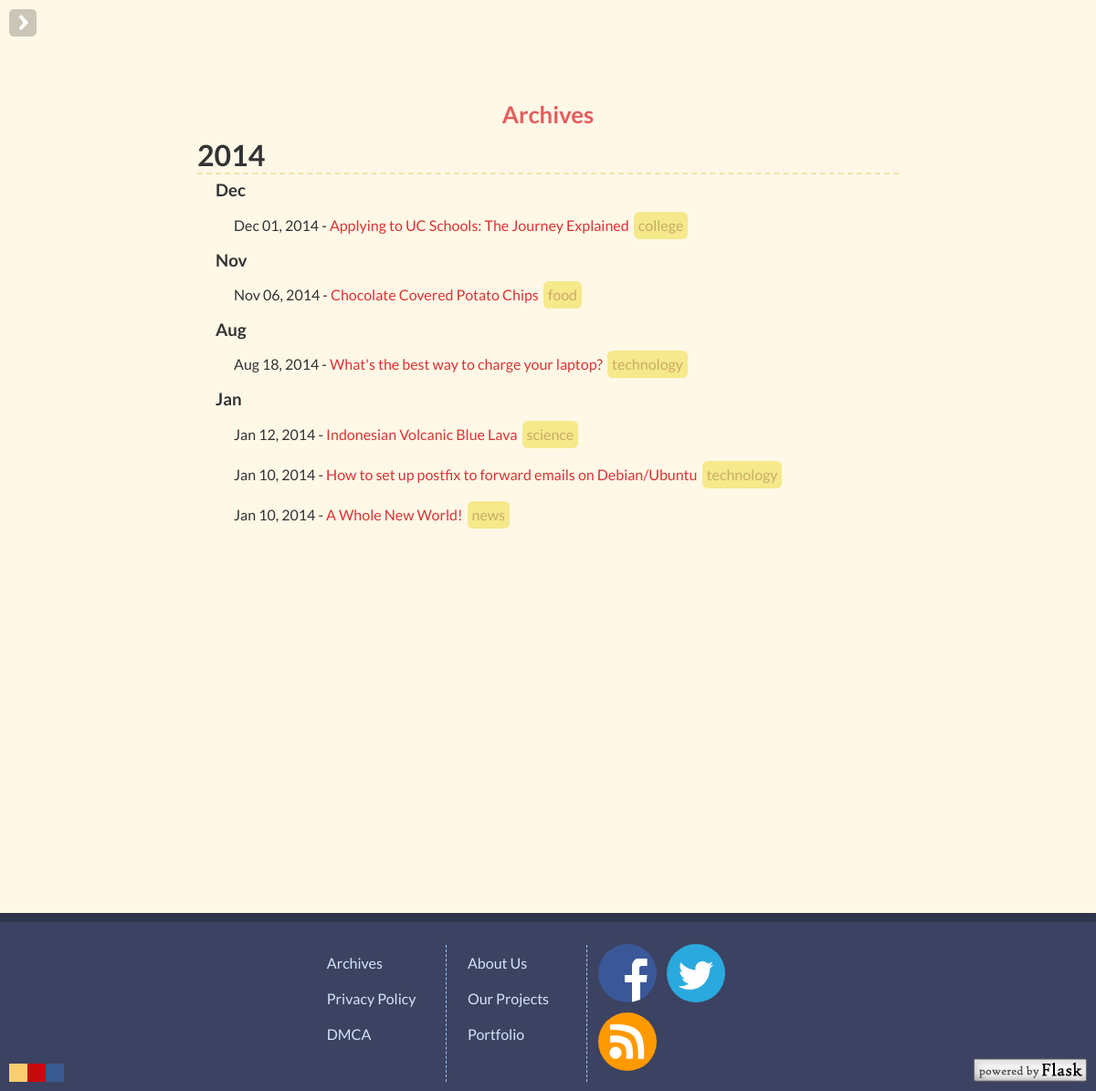
The page /archives on the database its author committed.
### tables this page shows
CREATE TABLE articles (
ID INTEGER PRIMARY KEY AUTOINCREMENT,
Title TEXT NOT NULL,
SafeTitle TEXT NOT NULL,
AuthorID TEXT NOT NULL,
Date INTEGER NOT NULL,
Category TEXT NOT NULL,
Tags TEXT NOT NULL,
CoverURL TEXT,
CoverInfo TEXT,
Pictures TEXT,
Description TEXT NOT NULL,
Content TEXT NOT NULL,
Text TEXT NOT NULL
);

### night/views.py (the view)
@app.route('/archives')
def archives():
	g = [dict(id=row[0], name=row[1], cname=row[2], authorid=row[3], date=dateit(row[4]).read, year=dateit(row[4]).year, month=dateit(row[4]).month, monthnum=dateit(row[4]).monthnum, category=row[5], scategory=''.join(e for e in row[4] if e.isalnum())) for row in query_db('SELECT ID, Title, SafeTitle, AuthorID, Date, Category FROM articles')]
	a = defaultdict(list)
	for d in sorted(g, key=itemgetter('year','monthnum','id'), reverse=True):
		a[d['year']].append(d)
	q = defaultdict(list)
	for v in a.items():
		s = defaultdict(list)
		for e in v[1]:
			s[e['month']].append(e)
		q[v[0]].append(s)
	return render_template('archives.html', categories=get_category(), archives=q, hidden=True)

### night/__init__.py (called while the page is built)
def connect_db():
	return sqlite3.connect(app.config['DATABASE'], timeout=10)

def get_db():
	db = getattr(g, 'db', None)
	if db is None:
		db = g.db = connect_db()
	return db

def query_db(query, args=(), one=False):
	cursor = get_db().execute(query, args)
	rv = cursor.fetchall()
	cursor.close()
	return (rv[0] if rv else None) if one else rv

def get_category():
	return [dict(name=row[0], color=row[1], sname=''.join(e for e in row[0] if e.isalnum())) for row in query_db('SELECT Name, Color FROM category')]

### night/templates/archives.html (shortened to what this page needs)
{% extends 'layout.html' %}
{% block body %}
	<section class="archives">
		<section class="content">
			<h1>Archives</h1>
			<div class="year">
			{% for year in archives %}
				<h2>{{ year }}</h2>
				{% for month in archives[year][0] %}
					<h3>{{ month }}</h3>
					<ul>
					{% for a in archives[year][0][month] %}
						<li>
							{{ a['date'] }} -
							<a href="{{ url_for('article', article=a['cname'], category=a['category']) }}">{{ a['name'] }}</a>
							<a class="tag category{{ a['scategory'] }}" href="{{ url_for('category', category=a['category']) }}">{{a['category'] }}</a>
						</li>
					{% endfor %}
					</ul>
				{% endfor %}
			{% endfor %}
			</div>
		</section>
	</section>
{% endblock %}

### night/templates/layout.html (shortened to what this page needs)
<!DOCTYPE html>
<html prefix="og: http://ogp.me/ns#">
<head>
	<link href="{{ url_for('static', filename='normalize.css') }}" rel="stylesheet" type="text/css">
	<link href="{{ url_for('static', filename='style.css') }}" rel="stylesheet" type="text/css">
	<link href="{{ url_for('static', filename='tomorrow-night.css') }}" rel="stylesheet" type="text/css">
</head>
<body>
	<section id="wrapper">
		<button class="showaside"></button>
		{% block body %}
		{% endblock %}
	</section>
	<footer>
		<div class="container">
			<ul class="list">
				<li><a href="{{ url_for('archives') }}">Archives</a></li>
				<li><a href="{{ url_for('privacy') }}">Privacy Policy</a></li>
				<li><a href="{{ url_for('policy') }}">DMCA</a></li>
			</ul>
			<ul class="list">
				<li><a href="{{ url_for('about') }}">About Us</a></li>
				<li><a href="{{ url_for('projects') }}">Our Projects</a></li>
				<li><a href="http://portfolio.nightstuffs.com/">Portfolio</a></li>
			</ul>
			<div class="socialmedias">
				<a href="https://www.facebook.com/NightStuffs" target="_blank"><i class="social facebook"></i></a>
				<a href="https://twitter.com/nightstuffs" target="_blank"><i class="social twitter"></i></a>
				<a href="{{ url_for('feed') }}" target="_blank"><i class="social rss"></i></a>
			</div>
			<a href="http://flask.pocoo.org/" target="_blank"><i class="flask"></i></a>
			<div class="colorscheme">
				<div class="one b">#FACD6F</div>
				<div class="two b">#C70A0A</div>
				<div class="three b">#395992</div>
			</div>
		</div>
	</footer>
</body>
</html>

### night/static/style.css (style rules this page uses)
body, html { background:#fff8e7; font:1em/1.2 Lato, Helvetica, sans-serif; color:#333; margin:0; padding:0; word-wrap:break-word; word-break:break-word }
body>* { z-index:100 }
div, section, aside, header, footer, figure, article { position:relative }
button { box-sizing:content-box; -moz-box-sizing:content-box; border:0; padding:10px 20px; transition:all 200ms ease-in-out }
h1 { font-size:1.6em; line-height:1.2; margin:10px 0 }
h2 { font-size:1.4em; line-height:1.2; margin:6px 0 }
a { text-decoration:none; transition:all 150ms ease-in-out }
i.flask { width:124px; height:26px; background:url('pics/flask.png') no-repeat top center; background-size:100%; transition:none; display:block }
i.social { width:64px; height:64px; display:block; background-image:url('pics/social.png'); transition:all 200ms ease-in-out; background-size:200% 700% }
i.twitter { background-position:left 0 }
i.facebook { background-position:left -100% }
i.rss { background-position:left -200% }
#wrapper { float:right; width:80%; min-height:1000px; background:#fff8e7; overflow:auto; box-shadow:-5px 0 5px rgba(0, 0, 0, 0.2) }
#wrapper>section { width:90%; padding-right:10% }
.hideaside, .showaside { padding:0; margin:10px; width:20px; height:20px; border-radius:5px; border:5px solid rgba(0, 0, 0, 0); transition:all 200ms ease-in-out; opacity:0 }
.showaside { top:0; left:0; position:fixed; background:url('pics/misc/singlearrow.png') no-repeat bottom right padding-box, rgba(0,0,0,0.2); background-size:200%; z-index:1337; -webkit-transform: translateZ(0); }
.tag { display:inline-block; padding:5px 10px; background:#f5e98b; color:#ccab65!important; margin:2px; line-height:20px; float:right }
section.archives>section.content { padding:100px 10%; width:80% }
section.archives>section.content h1 { text-align:center; color:#e65c5c }
section.archives>section.content h2 { border-bottom:2px dashed #f1e3a8; padding:0; font-size:2em }
section.archives>section.content h3 { margin:5px 20px }
section.archives>section.content ul { margin:0; padding:0 }
section.archives>section.content li { list-style:none; padding:5px 40px }
section.archives>section.content a { color:#da3333 }
section.archives>section.content .tag { display:inline-block; float:none; padding:5px; border-radius:6px }
footer { position:relative; overflow:hidden; background:#3c4261; border-top:10px solid rgba(0, 0, 0, 0.2); z-index:0 }
footer .container { position:fixed; bottom:0; width:100%; padding:20px 0 5px 0; color:#FFF; text-align:center }
footer .container ul.list { width:120px; height:150px; margin:5px; padding:0 10px; display:inline-block; text-align:left; list-style:none; border-right:1px dashed #9dc4ff; vertical-align:top }
footer .container ul.list li { padding:10px 0 }
footer .container div { display:inline-block; text-align:left }
footer .container .socialmedias { height:160px; width:200px }
footer .container .socialmedias * { display:inline-block; margin:2px; border-radius:100% }
footer .container a { color:#d3e5ff }
footer .container .flask { position:absolute; right:0; bottom:0; margin:10px }
footer .container .colorscheme { position:absolute; bottom:0; left:0; margin:10px; display:block; width:60px; height:20px; text-align:center; transition:all 200ms ease-in-out }
footer .container .colorscheme .b { width:20px; padding:10px 0; float:left; transition:all 200ms ease-in-out; font-size:0; text-align:center }
footer .container .colorscheme .one { background:#facd6f; color:#333 }
footer .container .colorscheme .two { background:#c70a0a }
footer .container .colorscheme .three { background:#395992 }

### rows shown on the page
articles: date "Dec 01, 2014", name "Applying to UC Schools: The Journey Explained", category "college"
articles: date "Nov 06, 2014", name "Chocolate Covered Potato Chips", category "food"
articles: date "Aug 18, 2014", name "What's the best way to charge your laptop?", category "technology"
articles: date "Jan 12, 2014", name "Indonesian Volcanic Blue Lava", category "science"
articles: date "Jan 10, 2014", name "How to set up postfix to forward emails on Debian/Ubuntu", category "technology"
articles: date "Jan 10, 2014", name "A Whole New World!", category "news"

### other values the page prints
{{ year }} "2014"
{{ month }} "Dec" "Nov" "Aug" "Jan"
